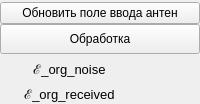
          <widget class="QWidget" name="widget_processing" native="true">
           <layout class="QVBoxLayout" name="layout_processing">
            <property name="spacing">
             <number>0</number>
            </property>
            <property name="leftMargin">
             <number>0</number>
            </property>
            <property name="topMargin">
             <number>2</number>
            </property>
            <property name="rightMargin">
             <number>0</number>
            </property>
            <property name="bottomMargin">
             <number>0</number>
            </property>
            <item>
             <widget class="QPushButton" name="pushButton_display_antenna_installation_field">
              <property name="text">
               <string>Обновить поле ввода антен</string>
              </property>
              <property name="flat">
               <bool>false</bool>
              </property>
             </widget>
            </item>
            <item>
             <widget class="QPushButton" name="pushButton_start_processing">
              <property name="minimumSize">
               <size>
                <width>0</width>
                <height>30</height>
               </size>
              </property>
              <property name="text">
               <string>Обработка</string>
              </property>
             </widget>
            </item>
            <item>
             <widget class="QWidget" name="widget_deviation_original_and_noise" native="true">
              <property name="minimumSize">
               <size>
                <width>0</width>
                <height>25</height>
               </size>
              </property>
              <property name="maximumSize">
               <size>
                <width>16777215</width>
                <height>25</height>
               </size>
              </property>
              <layout class="QHBoxLayout" name="layout_deviation_original_and_noise" stretch="2,1">
               <property name="spacing">
                <number>0</number>
               </property>
               <property name="topMargin">
                <number>0</number>
               </property>
               <property name="bottomMargin">
                <number>0</number>
               </property>
               <item>
                <widget class="QLabel" name="label_text_deviation_original_and_noise">
                 <property name="minimumSize">
                  <size>
                   <width>0</width>
                   <height>30</height>
                  </size>
                 </property>
                 <property name="font">
                  <font>
                   <pointsize>10</pointsize>
                  </font>
                 </property>
                 <property name="text">
                  <string>ℰ_org_noise</string>
                 </property>
                 <property name="alignment">
                  <set>Qt::AlignCenter</set>
                 </property>
                </widget>
               </item>
               <item>
                <widget class="QLabel" name="label_deviation_original_and_noise">
                 <property name="text">
                  <string/>
                 </property>
                 <property name="alignment">
                  <set>Qt::AlignCenter</set>
                 </property>
                </widget>
               </item>
              </layout>
             </widget>
            </item>
            <item>
             <widget class="QWidget" name="widget_deviation_original_and_received" native="true">
              <property name="minimumSize">
               <size>
                <width>0</width>
                <height>25</height>
               </size>
              </property>
              <property name="maximumSize">
               <size>
                <width>16777215</width>
                <height>25</height>
               </size>
              </property>
              <layout class="QHBoxLayout" name="layout_deviation_original_and_received" stretch="2,1">
               <property name="spacing">
                <number>0</number>
               </property>
               <property name="topMargin">
                <number>0</number>
               </property>
               <property name="bottomMargin">
                <number>0</number>
               </property>
               <item>
                <widget class="QLabel" name="label_text_deviation_original_and_received">
                 <property name="minimumSize">
                  <size>
                   <width>0</width>
                   <height>30</height>
                  </size>
                 </property>
                 <property name="font">
                  <font>
                   <pointsize>10</pointsize>
                  </font>
                 </property>
                 <property name="text">
                  <string>ℰ_org_received</string>
                 </property>
                 <property name="alignment">
                  <set>Qt::AlignCenter</set>
                 </property>
                </widget>
               </item>
               <item>
                <widget class="QLabel" name="label_deviation_original_and_received">
                 <property name="text">
                  <string/>
                 </property>
                 <property name="alignment">
                  <set>Qt::AlignCenter</set>
                 </property>
                </widget>
               </item>
              </layout>
             </widget>
            </item>
           </layout>
          </widget>
